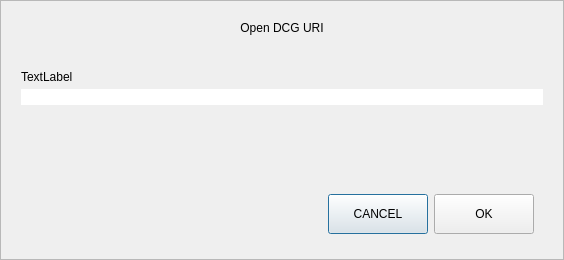
<?xml version="1.0" encoding="UTF-8"?>
<ui version="4.0">
 <class>OpenURIDialog</class>
 <widget class="QDialog" name="OpenURIDialog">
  <property name="geometry">
   <rect>
    <x>0</x>
    <y>0</y>
    <width>564</width>
    <height>260</height>
   </rect>
  </property>
  <property name="windowTitle">
   <string>Open URI</string>
  </property>
  <layout class="QVBoxLayout" name="verticalLayout">
   <property name="spacing">
    <number>0</number>
   </property>
   <property name="leftMargin">
    <number>0</number>
   </property>
   <property name="topMargin">
    <number>0</number>
   </property>
   <property name="rightMargin">
    <number>0</number>
   </property>
   <property name="bottomMargin">
    <number>0</number>
   </property>
   <item>
    <widget class="QFrame" name="frame">
     <property name="frameShape">
      <enum>QFrame::StyledPanel</enum>
     </property>
     <property name="frameShadow">
      <enum>QFrame::Raised</enum>
     </property>
     <layout class="QVBoxLayout" name="verticalLayout_2">
      <property name="spacing">
       <number>5</number>
      </property>
      <property name="leftMargin">
       <number>20</number>
      </property>
      <property name="topMargin">
       <number>20</number>
      </property>
      <property name="rightMargin">
       <number>20</number>
      </property>
      <property name="bottomMargin">
       <number>16</number>
      </property>
      <item>
       <widget class="QLabel" name="labelTitle">
        <property name="text">
         <string>Open DCG URI</string>
        </property>
        <property name="alignment">
         <set>Qt::AlignCenter</set>
        </property>
       </widget>
      </item>
      <item>
       <spacer name="verticalSpacer_2">
        <property name="orientation">
         <enum>Qt::Vertical</enum>
        </property>
        <property name="sizeType">
         <enum>QSizePolicy::Fixed</enum>
        </property>
        <property name="sizeHint" stdset="0">
         <size>
          <width>20</width>
          <height>30</height>
         </size>
        </property>
       </spacer>
      </item>
      <item>
       <widget class="QLabel" name="labelSubtitle">
        <property name="text">
         <string notr="true">TextLabel</string>
        </property>
       </widget>
      </item>
      <item>
       <layout class="QHBoxLayout" name="horizontalLayout">
        <property name="spacing">
         <number>0</number>
        </property>
        <item>
         <widget class="QValidatedLineEdit" name="uriEdit">
          <property name="styleSheet">
           <string notr="true">#uriEdit{
	border-top-right-radius:0px;
	border-bottom-right-radius:0px;
}</string>
          </property>
         </widget>
        </item>
       </layout>
      </item>
      <item>
       <spacer name="verticalSpacer">
        <property name="orientation">
         <enum>Qt::Vertical</enum>
        </property>
        <property name="sizeHint" stdset="0">
         <size>
          <width>20</width>
          <height>40</height>
         </size>
        </property>
       </spacer>
      </item>
      <item>
       <widget class="QWidget" name="widget" native="true">
        <property name="minimumSize">
         <size>
          <width>0</width>
          <height>50</height>
         </size>
        </property>
        <layout class="QHBoxLayout" name="horizontalLayout_2">
         <item>
          <spacer name="horizontalSpacer">
           <property name="orientation">
            <enum>Qt::Horizontal</enum>
           </property>
           <property name="sizeHint" stdset="0">
            <size>
             <width>289</width>
             <height>20</height>
            </size>
           </property>
          </spacer>
         </item>
         <item>
          <widget class="QPushButton" name="pushButtonCancel">
           <property name="minimumSize">
            <size>
             <width>100</width>
             <height>40</height>
            </size>
           </property>
           <property name="text">
            <string>CANCEL</string>
           </property>
          </widget>
         </item>
         <item>
          <widget class="QPushButton" name="pushButtonOK">
           <property name="minimumSize">
            <size>
             <width>100</width>
             <height>40</height>
            </size>
           </property>
           <property name="text">
            <string>OK</string>
           </property>
          </widget>
         </item>
        </layout>
       </widget>
      </item>
     </layout>
    </widget>
   </item>
  </layout>
 </widget>
 <customwidgets>
  <customwidget>
   <class>QValidatedLineEdit</class>
   <extends>QLineEdit</extends>
   <header>qvalidatedlineedit.h</header>
  </customwidget>
 </customwidgets>
 <resources/>
 <connections/>
</ui>
